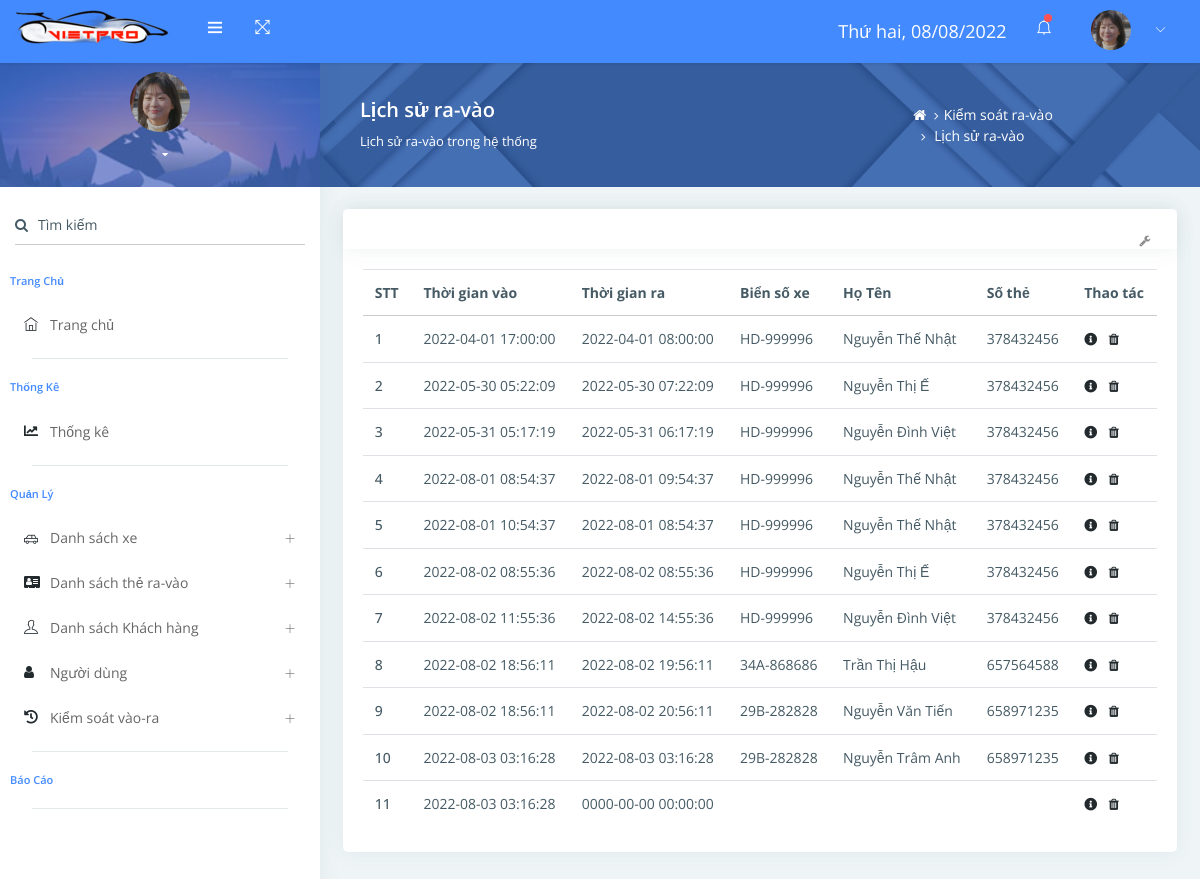
Screenshot of /?mod=accesscontrol&action=listAccesscontrol (signed in) with the database file from the repository.
### tables this page shows
CREATE TABLE `accesscontrol` (
  `ID` int(11) NOT NULL,
  `ClientID` int(11) NOT NULL,
  `TimeIn` datetime NOT NULL,
  `TimeOut` datetime NOT NULL,
  `Description` text NOT NULL
);

CREATE TABLE `card` (
  `ID` int(11) NOT NULL,
  `CardNumber` int(11) NOT NULL,
  `LicensePlates` text NOT NULL,
  `Color` text NOT NULL,
  `Brand` text NOT NULL,
  `DateSignCard` date NOT NULL,
  `DateSignCar` date NOT NULL,
  `CarModel` text NOT NULL,
  `Description` text NOT NULL
);

CREATE TABLE `client` (
  `ID` int(11) NOT NULL,
  `Name` varchar(200) NOT NULL,
  `Age` int(11) NOT NULL,
  `Sex` text NOT NULL,
  `CitizenID` int(20) NOT NULL,
  `CardID` int(11) NOT NULL,
  `FaceID` int(11) NOT NULL,
  `IsActive` int(11) NOT NULL,
  `Description` varchar(200) NOT NULL
);

### libraries/database.php (called while the page is built, shortened)
<?php
function db_query($query_string) {
    global $conn;
    $result = mysqli_query($conn, $query_string);
    return $result;
}
function db_fetch_row($query_string) {
    $mysqli_result = db_query($query_string);
    $result = mysqli_fetch_assoc($mysqli_result);
    return $result;
}
function db_fetch_array($query_string) {
    $result = array();
    $mysqli_result = db_query($query_string);
    while ($row = mysqli_fetch_assoc($mysqli_result)) {
        $result[] = $row;
    }
    return $result;
}

### modules/accesscontrol/models/indexModel.php (called while the page is built, shortened)
<?php
function get_info_accesscontrols()
{
    $accesscontrols = db_fetch_array("SELECT AC.ID, card.CardNumber, card.LicensePlates, client.Name, AC.TimeIn, AC.TimeOut
    FROM `accesscontrol` as AC
        LEFT JOIN `client` on AC.ClientID = client.ID
        LEFT JOIN `card` on client.CardID = card.ID
        ORDER BY AC.TimeIn");
    foreach ($accesscontrols as &$item) {
        $item['detailAccesscontrol'] = "?mod=accesscontrol&action=detailAccesscontrol&id={$item['ID']}";
    }
    return $accesscontrols;
}

### modules/accesscontrol/controllers/indexController.php (called while the page is built, shortened)
<?php
function listAccesscontrolAction()
{
    $data['accesscontrols'] = get_info_accesscontrols();
    load_view("listAccesscontrol", $data);
}

### core/router.php (called while the page is built, shortened)
<?php
$action_name = get_action().'Action';
call_function(array('construct', $action_name));

### core/appload.php (called while the page is built, shortened)
<?php
require CONFIGPATH . DIRECTORY_SEPARATOR . 'database.php';
require LIBPATH . DIRECTORY_SEPARATOR . 'database.php';
require COREPATH . DIRECTORY_SEPARATOR . 'base.php';
require COREPATH . DIRECTORY_SEPARATOR . 'router.php';

### index.php (called while the page is built, shortened)
<?php
require COREPATH.DIRECTORY_SEPARATOR.'appload.php';

### helper/users.php (called while the page is built, shortened)
<?php
	function get_info_user()
	{
		if(is_login())
		{
			if(!empty($_COOKIE['is_login']))
			{
				$info = db_fetch_row("SELECT * FROM `users` where `user_email` = '{$_COOKIE['user_name']}'");
			}
			else {
				$info = db_fetch_row("SELECT * FROM `users` where `user_email` = '{$_SESSION['user_login']}'");
			}
			return $info;
		}
		return false;
	}
	function is_login()
	{
		if(is_remember_me())
		{
			return true;
		}
		else if(isset($_SESSION['is_login']))
			return true;
		return false;
	}
	function is_remember_me()
	{
		return false;
	}
?>

### modules/accesscontrol/views/listAccesscontrolView.php (the view, shortened to what this page needs)
<?php get_header(); ?>
<?php get_sidebar(); ?>
<div class="pcoded-content">
    <div class="page-header">
        <div class="page-block">
            <div class="row align-items-center">
                <div class="col-md-8">
                    <div class="page-header-title">
                        <h5 class="m-b-10">Lịch sử ra-vào</h5>
                        <p class="m-b-0">Lịch sử ra-vào trong hệ thống</p>
                    </div>
                </div>
                <div class="col-md-4">
                    <ul class="breadcrumb">
                        <li class="breadcrumb-item">
                            <a href="?mod=home"> <i class="fa fa-home"></i> </a>
                        </li>
                        <li class="breadcrumb-item"><a href="?mod=accesscontrol&action=listAccesscontrol">Kiểm soát
                                ra-vào</a>
                        </li>
                        <li class="breadcrumb-item">
                            <a href="?mod=accesscontrol&action=listAccesscontrol">Lịch sử ra-vào</a>
                        </li>
                    </ul>
                </div>
            </div>
        </div>
    </div>
    <div class="pcoded-inner-content">
        <div class="main-body">
            <div class="page-wrapper">
                <div class="page-body">
                    <div class="row">
                        <div class="col-md-12">
                            <div class="card">
                                <div class="card-header">
                                    <div class="card-header-right">
                                        <ul class="list-unstyled card-option">
                                            <li><i class="fa fa fa-wrench open-card-option"></i></li>
                                        </ul>
                                    </div>
                                </div>
                                <div class="card-block table-border-style">
                                    <div class="table-responsive">
                                        <table class="table table-hover">
                                            <thead>
                                                <tr>
                                                    <th>STT</th>
                                                    <th>Thời gian vào</th>
                                                    <th>Thời gian ra</th>
                                                    <th>Biển số xe</th>
                                                    <th>Họ Tên</th>
                                                    <th>Số thẻ</th>
                                                    <th>Thao tác</th>
                                                </tr>
                                            </thead>
                                            <tbody>
                                                <?php
                                                $i = 1;
                                                foreach ($accesscontrols as $item) {
                                                ?>
                                                <tr>
                                                    <th scope="row"><?php echo $i ?></th>
                                                    <td><?php echo $item['TimeIn'] ?></td>
                                                    <td><?php echo $item['TimeOut'] ?></td>
                                                    <td><?php echo $item['LicensePlates'] ?></td>
                                                    <td><?php echo $item['Name'] ?></td>
                                                    <td><?php echo $item['CardNumber'] ?></td>
                                                    <td class="">
                                                        <a class="mr-2" title="Xem chi tiết"
                                                            href="<?php echo $item['detailAccesscontrol'] ?>"><i
                                                                class="fas fa-info-circle" aria-hidden="true"></i></a>
                                                        <a title="Xóa" href="<?php echo $item['deleteAccesscontrol'] ?>"
                                                            onclick="return confirm('Bạn có chắc chắn muốn xóa!')"><i
                                                                class="fa fa-trash" aria-hidden="true"></i></a>
                                                    </td>
                                                </tr>
                                                <?php
                                                    $i = $i + 1;
                                                }
                                                ?>
                                            </tbody>
                                        </table>
                                    </div>
                                </div>
                            </div>
                        </div>
                    </div>
                </div>
            </div>
        </div>
    </div>
</div>

### core/base.php (shortened to what this page needs)
<?php
function get_module() {
    global $config;
    $module = isset($_GET['mod']) ? $_GET['mod'] : $config['default_module'];
    return $module;
}
function call_function($list_function = array()) {
    if (is_array($list_function)) {
        foreach ($list_function as $f) {
            if (function_exists($f())) {
                $f();
            }
        }
    }
}
function load_view($name, $data_send = array()) {
    $data = $data_send;
    $path = MODULESPATH . DIRECTORY_SEPARATOR . get_module() . DIRECTORY_SEPARATOR . 'views' . DIRECTORY_SEPARATOR . $name . 'View.php';
    if (file_exists($path)) {
        require $path;
    } else {
        echo "Không tìm thấy {$path}";
    }
}
function get_header($name = '') {
    if (empty($name)) {
        $name = 'header';
    } else {
        $name = "header-{$name}";
    }
    $path = LAYOUTPATH . DIRECTORY_SEPARATOR . $name . '.php';
    if (file_exists($path)) {
        require $path;
    } else {
        echo "Không tìm thấy {$path}";
    }
}
function get_footer($name = '') {
    global $data;
    if (empty($name)) {
        $name = 'footer';
    } else {
        $name = "footer-{$name}";
    }
    $path = LAYOUTPATH . DIRECTORY_SEPARATOR . $name . '.php';
    if (file_exists($path)) {
        if (is_array($data)) {
            foreach ($data as $key => $a) {
                $$key = $a;
            }
        }
        require $path;
    } else {
        echo "Không tìm thấy {$path}";
    }
}
function get_sidebar($name = '') {
    if (empty($name)) {
        $name = 'sidebar';
    } else {
        $name = "sidebar-{$name}";
    }
    $path = LAYOUTPATH . DIRECTORY_SEPARATOR . $name . '.php';
    if (file_exists($path)) {
        require $path;
    } else {
        echo "Không tìm thấy {$path}";
    }
}

### assets/css/styleOfMe.css (style rules this page uses)
.table thead tr th { font-weight: 700; }

### rows the page displays
accesscontrol: TimeIn "2022-04-01 17:00:00", TimeOut "2022-04-01 08:00:00", card.LicensePlates "HD-999996", ClientID.Name "Nguyễn Thế Nhật", card.CardNumber "378432456"
accesscontrol: TimeIn "2022-05-30 05:22:09", TimeOut "2022-05-30 07:22:09", card.LicensePlates "HD-999996", ClientID.Name "Nguyễn Thị Ế", card.CardNumber "378432456"
accesscontrol: TimeIn "2022-05-31 05:17:19", TimeOut "2022-05-31 06:17:19", card.LicensePlates "HD-999996", ClientID.Name "Nguyễn Đình Việt", card.CardNumber "378432456"
accesscontrol: TimeIn "2022-08-01 08:54:37", TimeOut "2022-08-01 09:54:37", card.LicensePlates "HD-999996", ClientID.Name "Nguyễn Thế Nhật", card.CardNumber "378432456"
accesscontrol: TimeIn "2022-08-01 10:54:37", TimeOut "2022-08-01 08:54:37", card.LicensePlates "HD-999996", ClientID.Name "Nguyễn Thế Nhật", card.CardNumber "378432456"
accesscontrol: TimeIn "2022-08-02 08:55:36", TimeOut "2022-08-02 08:55:36", card.LicensePlates "HD-999996", ClientID.Name "Nguyễn Thị Ế", card.CardNumber "378432456"
accesscontrol: TimeIn "2022-08-02 11:55:36", TimeOut "2022-08-02 14:55:36", card.LicensePlates "HD-999996", ClientID.Name "Nguyễn Đình Việt", card.CardNumber "378432456"
accesscontrol: TimeIn "2022-08-02 18:56:11", TimeOut "2022-08-02 19:56:11", card.LicensePlates "34A-868686", ClientID.Name "Trần Thị Hậu", card.CardNumber "657564588"
accesscontrol: TimeIn "2022-08-02 18:56:11", TimeOut "2022-08-02 20:56:11", card.LicensePlates "29B-282828", ClientID.Name "Nguyễn Văn Tiến", card.CardNumber "658971235"
accesscontrol: TimeIn "2022-08-03 03:16:28", TimeOut "2022-08-03 03:16:28", card.LicensePlates "29B-282828", ClientID.Name "Nguyễn Trâm Anh", card.CardNumber "658971235"
accesscontrol: TimeIn "2022-08-03 03:16:28", TimeOut "0000-00-00 00:00:00"
